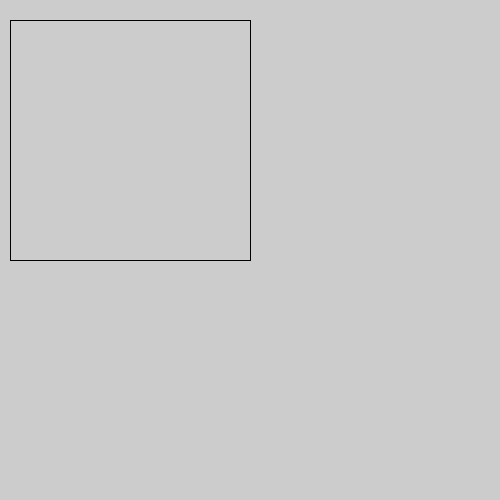
Frame 1 (no input)
Frame 60 (the mouse pressed at the canvas centre just before this capture): identical to frame 1, image omitted
Frame 120 (the mouse held since frame 60 and released just before this capture): identical to frame 1, image omitted

The Processing sketch that drew this single still picture (run headless with seeded random() and noise(); from frame 60 on, the mouse is pressed at the canvas centre):

// Processing sketch: Opdracht_9_4
// ── Opdracht_9_4.pde
//Hier komen je variabelen.
int x1 = 10;
int y1 = 20;
int x2 = 250;
int y2 = 260;

//Wordt een keer uitgevoerd aan het begin.
void setup(){
  size(500,500);  
  //code
rect();
}

//Wordt zo vaak als de ingestelde framerate uitgevoerd.
void draw(){
  //background(255,255,255);
  //code
}

void rect(){
  line(x1,y1,x1,y2);
  line(x1,y1,x2,y1);
  line(x2,y1,x2,y2);
  line(x1,y2,x2,y2);

}
